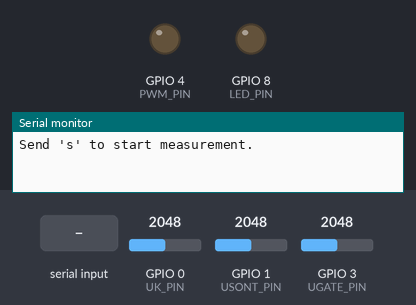
Bench run of a sketch on a simulated ESP32-C3. On the bench: output pins drawn as LEDs (lit = HIGH), the last lines printed to the serial monitor. Dashed ring = blinking. The test bench sets the inputs (shaded band); at power-on: GPIO 1 (USONT_PIN) = 2048, GPIO 0 (UK_PIN) = 2048, GPIO 3 (UGATE_PIN) = 2048 (analog values on the 0–4095 scale).

Above: at 2.7 s.
2.8 s: "s" received over Serial
At 3.81 s:
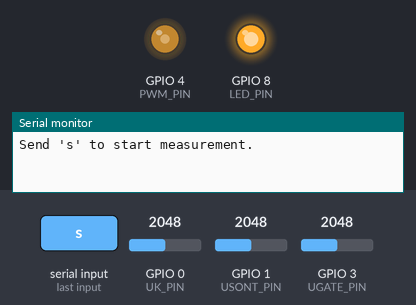
5.8 s: GPIO 1 (USONT_PIN) set to 1970
At 6.0 s:
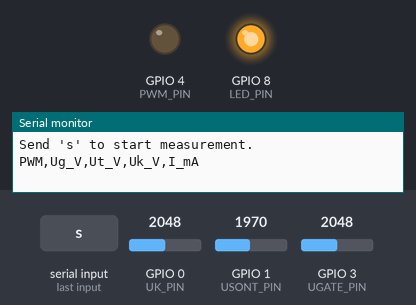
8.8 s: GPIO 0 (UK_PIN) set to 3542
11.8 s: GPIO 0 (UK_PIN) set to 3623
At 11.97 s:
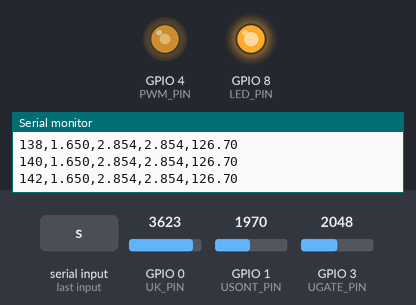
13.6 s: "S" received over Serial
At 14.64 s:
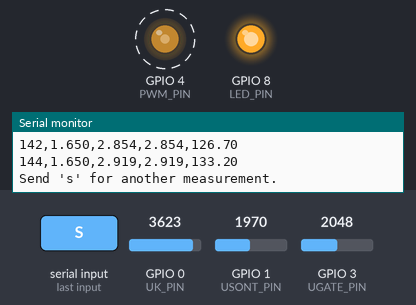
Timing chart, 0 to 16.9 s (numbered marks = the images above; inputs shaded):
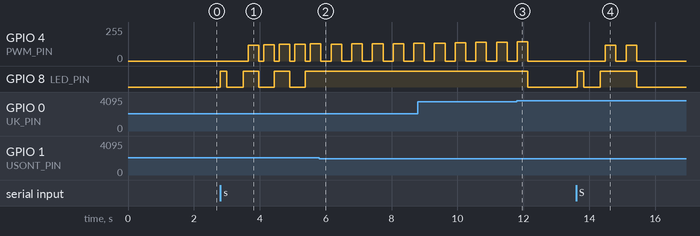

Measured:
- the behaviour switches between 2011 and 2010 on GPIO 1 (USONT_PIN) (found by bisection; images 1 and 2)
- the behaviour switches between 3582 and 3583 on GPIO 0 (UK_PIN) (found by bisection; images 2 and 3)
- after the input at 2.8 s, GPIO 4 (PWM_PIN): ramps from 0/255 to 128/255 and jumps back, once every 0.47 s; GPIO 8 (LED_PIN): LOW → HIGH at once, then repeats every 0.97 s: LOW 0.50 s, HIGH 0.47 s
- after the input at 5.8 s, GPIO 8 (LED_PIN): stops changing and stays HIGH
- after the input at 11.8 s, GPIO 4 (PWM_PIN): goes on until 12.1 s, then stays 0/255; GPIO 8 (LED_PIN): HIGH → LOW after 0.33 s
- after the input at 13.6 s, GPIO 4 (PWM_PIN): alternates 120/255 for 0.32 s and 0/255 for 0.31 s, 4 changes in all, then stays 0/255, starting after 0.89 s; GPIO 8 (LED_PIN): LOW → HIGH at once, → LOW 0.20 s later, → HIGH 0.50 s later, → LOW 1.1 s later

The sketch:

SUPER_MINI_telep.ino
```cpp
/*
  ESP32-C3 Super Mini – automatikus impulzusos terhelésmérés
  Kimenet: PWM,Ug_V,Ut_V,Uk_V,I_mA  (CSV, vessző, tizedespont)
  LED: villog keresés alatt, világít mérés alatt, kialszik a végén.
  Indítás: 's' karakter.
  Keresés: PWM=90-től indul, 2-es lépés.
  Mérés: első 10 lépés 2-es, utána 1-es.
*/

#include <Arduino.h>

// ======================== Lábkiosztás ========================
const uint8_t PWM_PIN   = 4;
const uint8_t UK_PIN    = 0;
const uint8_t USONT_PIN = 1;
const uint8_t UGATE_PIN = 3;

const uint8_t LED_PIN = 8;   // beépített LED GPIO8

// ======================== Feszültségosztó szorzók ========================
const float UK_SZORZO    = 1.0;
const float USONT_SZORZO = 1.0;
const float UGATE_SZORZO = 1.0;

// ======================== Mérési paraméterek ========================
const float SONT_OHM      = 10.0;
const float MIN_ARAM_mA   = 3.0;
const float MAX_ARAM_mA   = 130.0;
const uint8_t KERESES_LEPES = 2;
const uint8_t MINTAK_SZAMA = 16;

const unsigned long KERESES_IMPULZUS_MS = 300;
const unsigned long KERESES_SZUNET_MS   = 150;
const unsigned long PIHENO_MS           = 300;
const unsigned long MERESI_IMPULZUS_MS  = 300;

// ======================== PWM beállítások ========================
const uint32_t PWM_FREKVENCIA_HZ = 5000;
const uint8_t PWM_FELBONTAS_BIT  = 8;

struct Meres {
  float uk_V;
  float usont_V;
  float ug_V;
  float aram_mA;
};

// ======================== Függvények ========================

float feszultsegMerese(uint8_t pin, float szorzo) {
  uint32_t osszeg_mV = 0;
  analogReadMilliVolts(pin);
  delayMicroseconds(200);
  for (uint8_t i = 0; i < MINTAK_SZAMA; i++) {
    osszeg_mV += analogReadMilliVolts(pin);
    delayMicroseconds(300);
  }
  float atlag_V = (osszeg_mV / (float)MINTAK_SZAMA) / 1000.0;
  return atlag_V * szorzo;
}

void terhelesKikapcsolasa() {
  ledcWrite(PWM_PIN, 0);
}

Meres meres() {
  Meres adat;
  adat.uk_V    = feszultsegMerese(UK_PIN, UK_SZORZO);
  adat.usont_V = feszultsegMerese(USONT_PIN, USONT_SZORZO);
  adat.ug_V    = feszultsegMerese(UGATE_PIN, UGATE_SZORZO);

  float usont_esés = adat.uk_V - adat.usont_V;
  adat.aram_mA = usont_esés * 1000.0 / SONT_OHM;
  if (adat.aram_mA < 0.0) adat.aram_mA = 0.0;
  return adat;
}

// Keresés: PWM=90-től indul, 2-es lépés
int kezdoPwmKeresese() {
  bool ledState = false;

  // Kezdő PWM = 90
  int startPwm = 120;
  // Ha a 90-nél mért áram már >= 3 mA, akkor 90-ről indulunk (de ezt ritkán várjuk)
  // Ellenőrizzük a 90-es PWM-et
  for (int pwm = startPwm; pwm <= 255; pwm += KERESES_LEPES) {
    ledState = !ledState;
    digitalWrite(LED_PIN, ledState ? HIGH : LOW);

    terhelesKikapcsolasa();
    delay(KERESES_SZUNET_MS);

    ledcWrite(PWM_PIN, pwm);
    delay(KERESES_IMPULZUS_MS);

    Meres adat = meres();
    terhelesKikapcsolasa();

    if (adat.aram_mA >= MIN_ARAM_mA) {
      int kezdo = pwm - KERESES_LEPES;
      if (kezdo < startPwm) kezdo = startPwm;  // biztos, hogy ne legyen 90 alatt
      digitalWrite(LED_PIN, HIGH);
      return kezdo;
    }
  }

  digitalWrite(LED_PIN, LOW);
  return -1;
}

void adatKiirasa(int pwm, float ug_V, float ut_V, float uk_V, float aram_mA) {
  Serial.print(pwm);
  Serial.print(',');
  Serial.print(ug_V, 3);
  Serial.print(',');
  Serial.print(ut_V, 3);
  Serial.print(',');
  Serial.print(uk_V, 3);
  Serial.print(',');
  Serial.println(aram_mA, 2);
}

void automatikusMeres() {
  terhelesKikapcsolasa();
  delay(300);

  int kezdoPwm = kezdoPwmKeresese();

  Serial.println("PWM,Ug_V,Ut_V,Uk_V,I_mA");

  if (kezdoPwm < 0) {
    digitalWrite(LED_PIN, LOW);
    return;
  }

  // Mérési ciklus változó lépésközzel
  int step = 2;          // induló lépés
  int stepCount = 0;     // hány lépést tettünk meg
  int pwm = kezdoPwm;

  while (pwm <= 255) {
    terhelesKikapcsolasa();
    delay(PIHENO_MS);

    float ut_V = feszultsegMerese(UK_PIN, UK_SZORZO);

    ledcWrite(PWM_PIN, pwm);
    delay(MERESI_IMPULZUS_MS);

    Meres terhelt = meres();
    terhelesKikapcsolasa();

    // Ha elértük a max áramot, kiírjuk és kilépünk
    if (terhelt.aram_mA >= MAX_ARAM_mA) {
      adatKiirasa(pwm, terhelt.ug_V, ut_V, terhelt.uk_V, terhelt.aram_mA);
      break;
    }

    adatKiirasa(pwm, terhelt.ug_V, ut_V, terhelt.uk_V, terhelt.aram_mA);

    // Lépésköz váltás: az első 10 lépés után átváltunk 1-re
    stepCount++;
    if (stepCount >= 10) {
      step = 1;
    }

    pwm += step;
  }

  terhelesKikapcsolasa();
  digitalWrite(LED_PIN, LOW);
}

// ======================== Setup & Loop ========================

void setup() {
  Serial.begin(115200);
  delay(1500);

  pinMode(LED_PIN, OUTPUT);
  digitalWrite(LED_PIN, LOW);

  analogReadResolution(12);
  analogSetPinAttenuation(UK_PIN,    ADC_11db);
  analogSetPinAttenuation(USONT_PIN, ADC_11db);
  analogSetPinAttenuation(UGATE_PIN, ADC_11db);

  bool pwmSikeres = ledcAttach(PWM_PIN, PWM_FREKVENCIA_HZ, PWM_FELBONTAS_BIT);
  if (!pwmSikeres) {
    while (true) {
      digitalWrite(LED_PIN, !digitalRead(LED_PIN));
      delay(500);
    }
  }

  ledcWrite(PWM_PIN, 0);

  Serial.println("Send 's' to start measurement.");
}

void loop() {
  if (Serial.available() > 0) {
    char c = Serial.read();
    if (c == 's' || c == 'S') {
      digitalWrite(LED_PIN, HIGH);
      delay(200);
      digitalWrite(LED_PIN, LOW);
      delay(200);

      automatikusMeres();

      Serial.println("Send 's' for another measurement.");
    }
  }

  digitalWrite(LED_PIN, LOW);
  delay(100);
}
```
